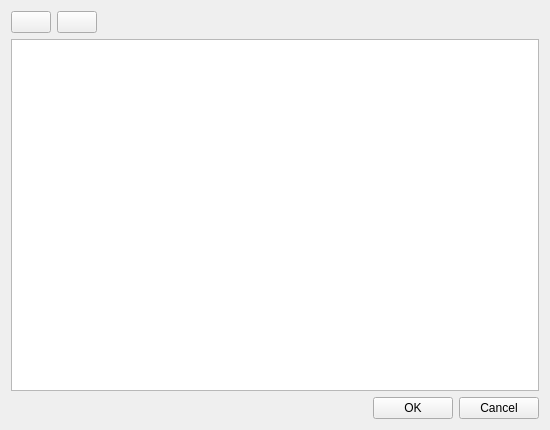
<?xml version="1.0" encoding="UTF-8"?>
<ui version="4.0">
 <class>FileManager</class>
 <widget class="QWidget" name="FileManager">
  <property name="geometry">
   <rect>
    <x>0</x>
    <y>0</y>
    <width>550</width>
    <height>430</height>
   </rect>
  </property>
  <property name="windowTitle">
   <string>FileManager</string>
  </property>
  <layout class="QGridLayout" name="gridLayout">
   <item row="2" column="6">
    <widget class="QPushButton" name="cancelBtn">
     <property name="text">
      <string>Cancel</string>
     </property>
    </widget>
   </item>
   <item row="1" column="0" colspan="7">
    <widget class="QTreeView" name="treeView"/>
   </item>
   <item row="2" column="5">
    <widget class="QPushButton" name="okBtn">
     <property name="text">
      <string>OK</string>
     </property>
    </widget>
   </item>
   <item row="2" column="3">
    <spacer name="horizontalSpacer_2">
     <property name="orientation">
      <enum>Qt::Horizontal</enum>
     </property>
     <property name="sizeHint" stdset="0">
      <size>
       <width>40</width>
       <height>20</height>
      </size>
     </property>
    </spacer>
   </item>
   <item row="0" column="5" colspan="2">
    <spacer name="horizontalSpacer">
     <property name="orientation">
      <enum>Qt::Horizontal</enum>
     </property>
     <property name="sizeHint" stdset="0">
      <size>
       <width>40</width>
       <height>20</height>
      </size>
     </property>
    </spacer>
   </item>
   <item row="0" column="0">
    <widget class="QPushButton" name="newDirBtn">
     <property name="text">
      <string/>
     </property>
     <property name="icon">
      <iconset resource="../res/res.qrc">
       <normaloff>:/icon/newDirectory_64.png</normaloff>:/icon/newDirectory_64.png</iconset>
     </property>
     <property name="iconSize">
      <size>
       <width>30</width>
       <height>25</height>
      </size>
     </property>
    </widget>
   </item>
   <item row="0" column="1">
    <widget class="QPushButton" name="deleteObjBtn">
     <property name="text">
      <string/>
     </property>
     <property name="icon">
      <iconset resource="../res/res.qrc">
       <normaloff>:/icon/deleteObj_64.png</normaloff>:/icon/deleteObj_64.png</iconset>
     </property>
     <property name="iconSize">
      <size>
       <width>30</width>
       <height>25</height>
      </size>
     </property>
    </widget>
   </item>
  </layout>
 </widget>
 <resources>
  <include location="../res/res.qrc"/>
 </resources>
 <connections/>
</ui>
